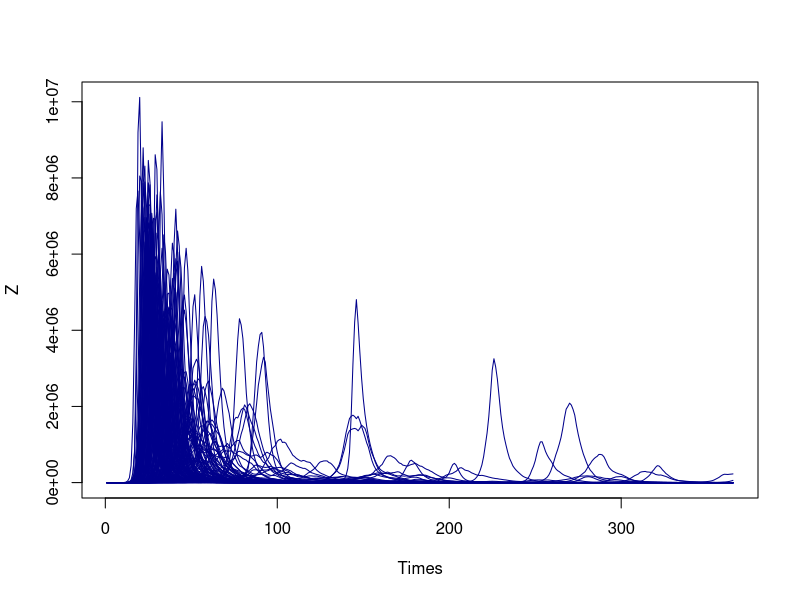
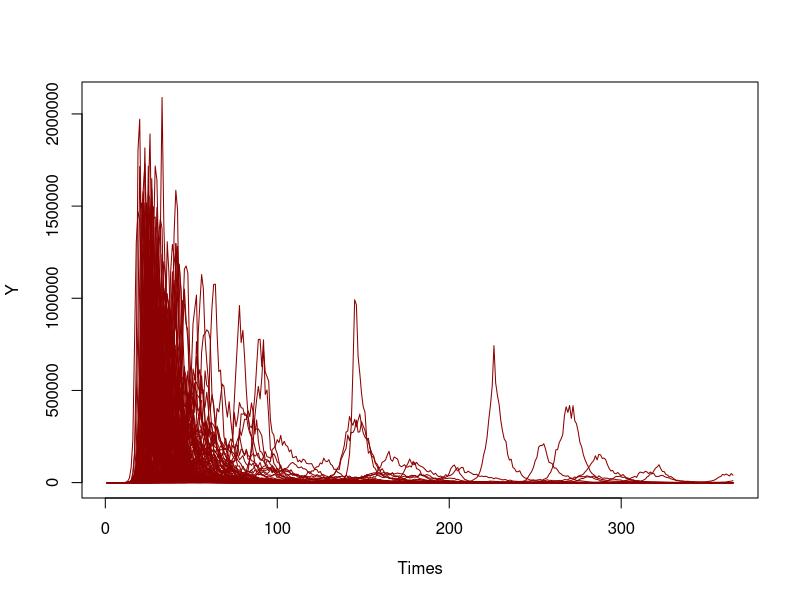
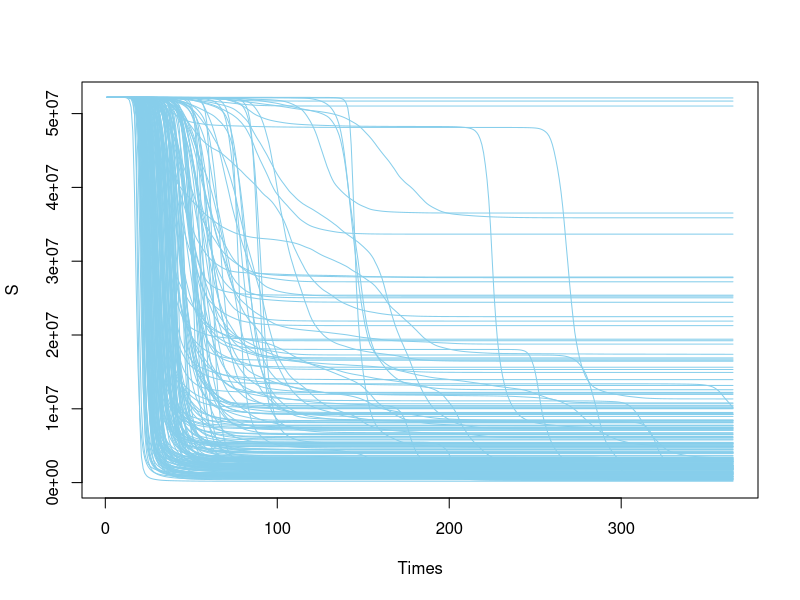
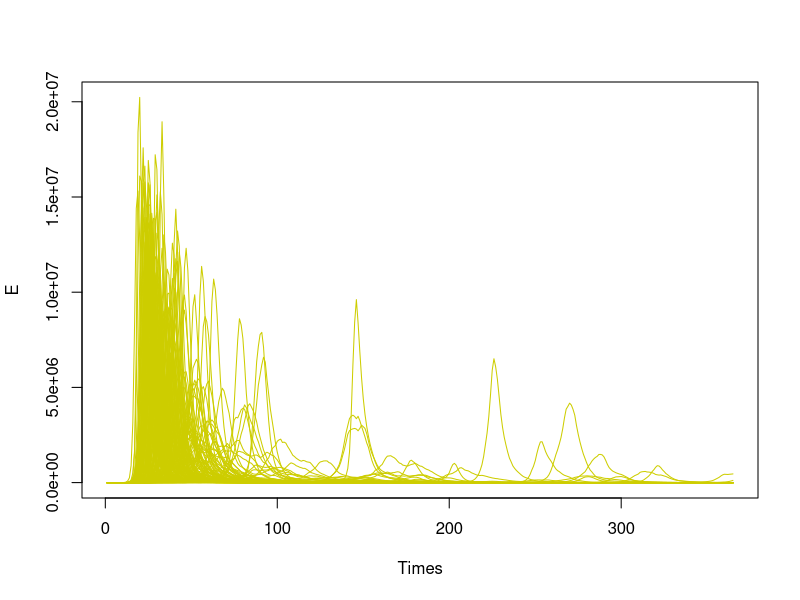
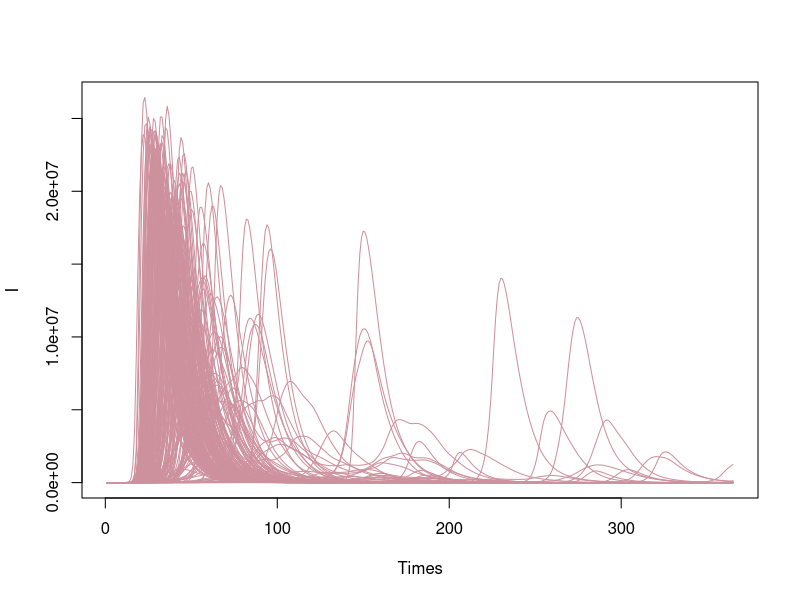
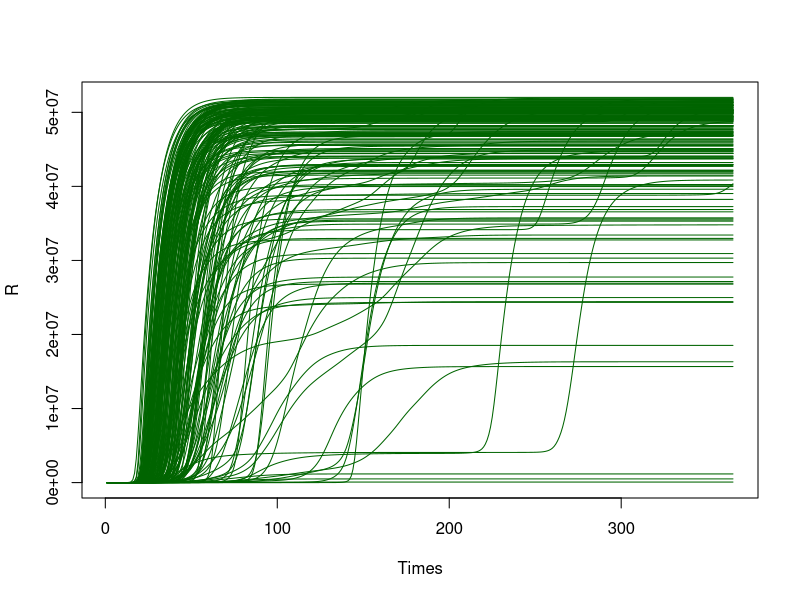
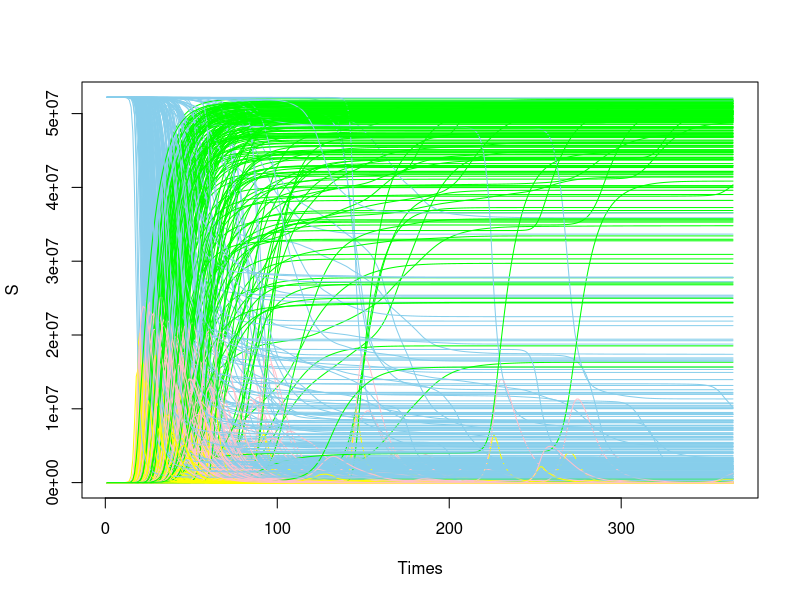

These charts were generated, in order, by the following R code:


rm(list=ls())
require(deSolve)

gen_ode_model <- function(rep_time = 200, ori_seed = 2023, tims = 365, 
                          n = 52196381, pars = c(k=2, gamma=9),
                          ini_state = c(t=1,S=N-1, E=1, I=0, R=0),
                          tau = 0.1){
  
  times = 1:tims
  N = n
  sigma <- 0.07
  
  COVIDBM <- function(time, current_state, params){
    
    with(as.list(c(current_state, params)),{
      
      dt <- 1
      dS <- -beta[t]*S*(E+0.1*I)/N
      dE <- beta[t]*S*(E+0.1*I)/N - E*(1/k+1/gamma)
      dI <- E/k-I*(1/gamma+0.0087)
      dR <- (I+E)/gamma+0.0087*I
      
      return(list(c(dt, dS, dE, dI, dR)))
    })
  }
  
  Zs = setNames(data.frame(matrix(NA, nrow = tims, ncol = rep_time)), paste0("Z", 1:rep_time))
  Ys = setNames(Zs, paste0("Y", 1:rep_time))
  dSs = setNames(Zs, paste0("dS", 1:rep_time))
  dEs = setNames(Zs, paste0("dE", 1:rep_time))
  dIs = setNames(Zs, paste0("dI", 1:rep_time))
  dRs = setNames(Zs, paste0("dR", 1:rep_time)) 
  
  params = pars   
  initial_state = ini_state
  tau1 = tau
  
  
  ## rep 200 times 
  for (rep_i in 1:rep_time) {
    set.seed(ori_seed + 1000*rep_i)
    
    e = rnorm(n = length(times)-1 , sd = 1)
    ## now compute their cumulative sum
    e = c(0, cumsum(e))
    beta = exp(sigma*e)
    model1 <- ode(initial_state, times, COVIDBM, params)
    
    Z1 <-model1[,4]/2
    
    Y1 = vector(length = tims)
    
    for (i in 1:tims){
      Y1[i]<- rlnorm(1,log(Z1[i]/5),tau1)
    }
    
    dSi = model1[,3]
    dEi = model1[,4]
    dIi = model1[,5]
    dRi = model1[,6]
    # print(Z1)
    Zs[, rep_i] = Z1
    Ys[, rep_i] = Y1
    dSs[, rep_i] = dSi
    dEs[, rep_i] = dEi
    dIs[, rep_i] = dIi
    dRs[, rep_i] = dRi
  }
  
  # output
  return(list(    
    Z = Zs,
    Y = Ys,
    dS = dSs,
    dE = dEs,
    dI = dIs,
    dR = dRs))
}


ode_example <- gen_ode_model(rep_time = 200)






## for z

zs = ncol(ode_example$Z)

for (i in 1:zs) {
  if (i == 1){
    plot(ode_example$Z[,1], col="darkblue", type = "l", 
         ylim = c(0, max(ode_example$Z)),
         xlab = 'Times', ylab = 'Z')
  }
  else{
    lines(ode_example$Z[,i], col="darkblue")
  }
}

## for y

ys = ncol(ode_example$Y)

for (i in 1:ys) {
  if (i == 1){
    plot(ode_example$Y[,1], col="darkred", type = "l", 
         ylim = c(0, max(ode_example$Y)),
         xlab = 'Times', ylab = 'Y')
  }
  else{
    lines(ode_example$Y[,i], col="darkred")
  }
}

## for s

ss = ncol(ode_example$dS)
#dS 365*200
for (i in 1:ss) {
  if (i == 1){
    plot(ode_example$dS[,1], col="skyblue", type = "l", 
         ylim = c(0, max(ode_example$dS)),
         xlab = 'Times', ylab = 'S')
  }
  else{
    lines(ode_example$dS[,i], col="skyblue")
  }
}


## for e

es = ncol(ode_example$dE)

for (i in 1:es) {
  if (i == 1){
    plot(ode_example$dE[,1], col="yellow3", type = "l", 
         ylim = c(0, max(ode_example$dE)),
         xlab = 'Times', ylab = 'E')
  }
  else{
    lines(ode_example$dE[,i], col="yellow3")
  }
}


## for i

is = ncol(ode_example$dI)

for (i in 1:is) {
  if (i == 1){
    plot(ode_example$dI[,1], col="pink3", type = "l", 
         ylim = c(0, max(ode_example$dI)),
         xlab = 'Times', ylab = 'I')
  }
  else{
    lines(ode_example$dI[,i], col="pink3")
  }
}


## for R

rs = ncol(ode_example$dR)

for (i in 1:rs) {
  if (i == 1){
    plot(ode_example$dR[,1], col="darkgreen", type = "l", 
         ylim = c(0, max(ode_example$dR)),
         xlab = 'Times', ylab = 'R')
  }
  else{
    lines(ode_example$dR[,i], col="darkgreen")
  }
}



## for all

## for s


lims = c(0, max(max(ode_example$dS), max(ode_example$dE), 
                max(ode_example$dI), max(ode_example$dR)))

ss = ncol(ode_example$dS)

for (i in 1:ss) {
  if (i == 1){
    plot(ode_example$dS[,1], col="skyblue", type = "l", 
         ylim = lims,
         xlab = 'Times', ylab = 'S')
  }
  else{
    lines(ode_example$dS[,i], col="skyblue")
  }
  lines(ode_example$dE[,i], col="yellow")
  lines(ode_example$dI[,i], col="pink")
  lines(ode_example$dR[,i], col="green")
}
